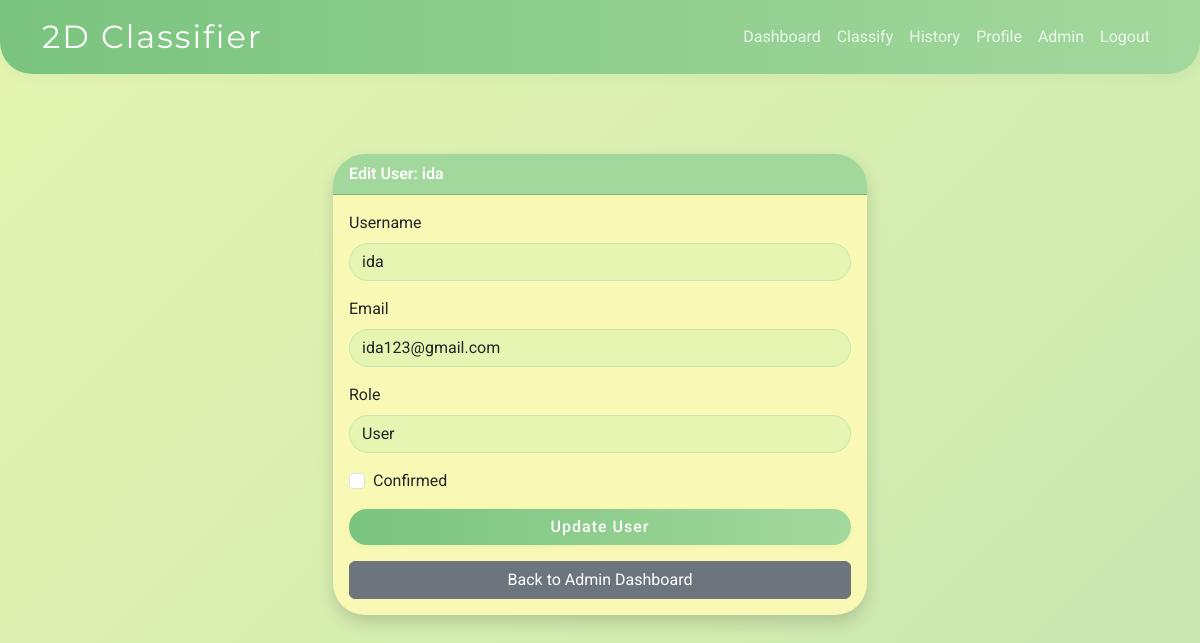
The page /edit_user/2 (signed in) on the database its author committed.
### app/models.py (models this page shows)
class User(UserMixin, db.Model):
    id = db.Column(db.Integer, primary_key=True)
    username = db.Column(db.String(64), unique=True, nullable=False)
    email = db.Column(db.String(120), unique=True, nullable=False)
    password_hash = db.Column(db.String(128), nullable=False)
    confirmed = db.Column(db.Boolean, default=False)
    role_id = db.Column(db.Integer, db.ForeignKey('role.id'))  # Foreign key to Role
    def is_admin(self):
        return self.role and self.role.name == 'admin'

### app/main/routes.py (the view, shortened to what this page needs)
@main.route('/edit_user/<int:user_id>', methods=['GET', 'POST'])
@login_required
def edit_user(user_id):
    if not current_user.is_admin():
        abort(403)
    user = User.query.get_or_404(user_id)
    form = AdminUserEditForm(obj=user)
    return render_template('main/edit_user.html', form=form, user=user)

### app/forms.py
class AdminUserEditForm(FlaskForm):
    username = StringField('Username', validators=[DataRequired(), Length(1, 64)])
    email = StringField('Email', validators=[DataRequired(), Email()])
    role = SelectField('Role', choices=[('user', 'User'), ('admin', 'Admin')], validators=[DataRequired()])
    confirmed = BooleanField('Confirmed')
    submit = SubmitField('Update User')

### app/auth/routes.py (called while the page is built)
@login_manager.user_loader
def load_user(user_id):
    return User.query.get(int(user_id))

### app/templates/main/edit_user.html (shortened to what this page needs)
{% extends 'bootstrap/base.html' %}
{% block content %}
<div class="container mt-5">
    <div class="row justify-content-center">
        <div class="col-md-6">
            <div class="card shadow">
                <div class="card-header bg-primary text-white">Edit User: {{ user.username }}</div>
                <div class="card-body">
                    <form method="POST">
                        <div class="form-group mb-3">
                            {{ form.username.label(class="form-label") }}
                            {{ form.username(class="form-control") }}
                        </div>
                        <div class="form-group mb-3">
                            {{ form.email.label(class="form-label") }}
                            {{ form.email(class="form-control") }}
                        </div>
                        <div class="form-group mb-3">
                            {{ form.role.label(class="form-label") }}
                            {{ form.role(class="form-select") }}
                        </div>
                        <div class="form-check mb-3">
                            {{ form.confirmed(class="form-check-input") }}
                            {{ form.confirmed.label(class="form-check-label") }}
                        </div>
                        <div class="form-group">
                            {{ form.submit(class="btn btn-primary w-100") }}
                        </div>
                    </form>
                    <div class="mt-3">
                        <a href="{{ url_for('main.admin_dashboard') }}" class="btn btn-secondary w-100">Back to Admin Dashboard</a>
                    </div>
                </div>
            </div>
        </div>
    </div>
</div>
{% endblock %}

### app/templates/bootstrap/base.html (style rules this page uses)
:root { --green-dark: #7AC47F; --green-medium: #A3D89C; --green-light: #C7E6B0; --green-pale: #E6F5B1; --green-very-pale: #F9F9B5; }
body { font-family: 'Roboto', Arial, sans-serif; background: linear-gradient(135deg, var(--green-pale) 0%, var(--green-light) 100%); min-height: 100vh; }
.card { border-radius: 2rem; box-shadow: 0 6px 24px rgba(122, 196, 127, 0.10); margin-top: 2rem; background: var(--green-very-pale); border: none; }
.card-header { border-radius: 2rem 2rem 0 0 !important; background: var(--green-medium) !important; color: #fff !important; font-weight: 600; }
.card-body { border-radius: 0 0 2rem 2rem !important; }
.form-control, .form-select { border-radius: 1.5rem; border: 1.5px solid var(--green-light); background: var(--green-pale); }
.btn-primary, .btn-success, .btn-danger { border-radius: 2rem; font-weight: 500; letter-spacing: 1px; box-shadow: 0 2px 8px rgba(122, 196, 127, 0.10); transition: background 0.2s, box-shadow 0.2s, transform 0.2s, color 0.2s; }
.btn-primary { background: linear-gradient(90deg, var(--green-dark) 0%, var(--green-medium) 100%); border: none; }

### rows shown on the page
User: username "ida", email "ida123@gmail.com", role "User"
